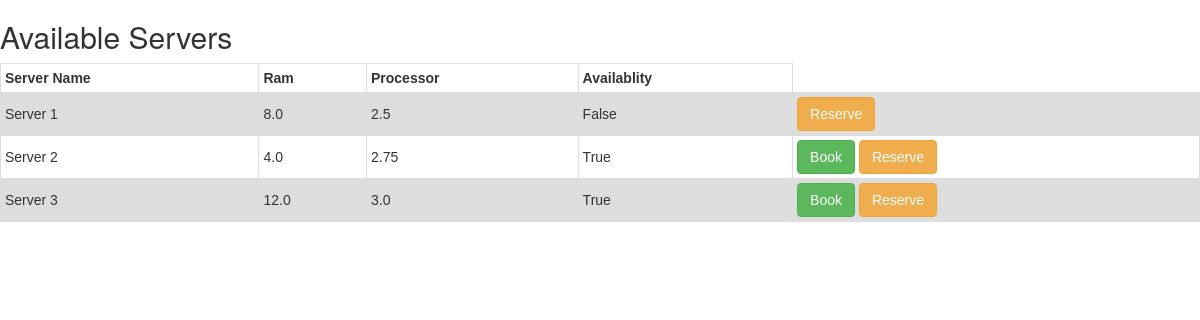
/available-server/, run on the app's committed database.
### server/models.py (models this page shows, shortened)
class ServerManagement(models.Model):
    server_name = models.CharField(max_length=255)
    ram = models.FloatField(max_length=3)
    processor = models.FloatField(max_length=5)
    enable = models.BooleanField(default=False, null=False)

### user/views.py (the view)
# urls.py: path('available-server/', views.available_server, name='available-server'),
def available_server(request):
    wal = ServerManagement.objects.all()
    dt = []
    for i in wal:
        dt += [
            {
                'servername': i.server_name,
                'ram': i.ram,
                'processor': i.processor,
                'available': i.enable
            }
        ]
    return render(request, 'user/login/available_server.html', {'ServerData': dt})

### user/templates/user/login/available_server.html (shortened to what this page needs)
<!DOCTYPE html>
<html lang="en">
<head>
<link rel="stylesheet" href="https://maxcdn.bootstrapcdn.com/bootstrap/3.4.1/css/bootstrap.min.css">
</head>
<body>
<h2>Available Servers</h2>
<table>
    <tr>
    <th>Server Name</th>
    <th>Ram</th>
    <th>Processor</th>
        <th>Availablity</th>
  </tr>
{% for data in ServerData %}
  <tr>
      <td> {{ data.servername }} </td>
      <td>{{ data.ram }}</td>
      <td>{{ data.processor }}</td>
      <td>{{ data.available }}</td>
      <td>
          {% if data.available == True %}
          <button type="button" onclick="location.href='{% url 'Book' %}'" class="btn btn-success">Book</button>
          {% endif %}
          <button type="button" onclick="location.href='{% url 'reservation' %}'" class="btn btn-warning">Reserve</button>
      </td>
  </tr>
{% endfor %}
</table>
</body>
</html>

### user/templates/user/login/available_server.html (style rules this page uses)
table { font-family: arial, sans-serif; border-collapse: collapse; width: 100%; }
td, th { border: 1px solid #dddddd; text-align: left; padding: 4px; }
tr:nth-child(even) { background-color: #dddddd; }

### data on the page
ServerManagement: servername "Server 1", ram "8.0", processor "2.5"
ServerManagement: servername "Server 2", ram "4.0", processor "2.75"
ServerManagement: servername "Server 3", ram "12.0", processor "3.0"

### other printed values
{{ data.available }} "False" "True" "True"
